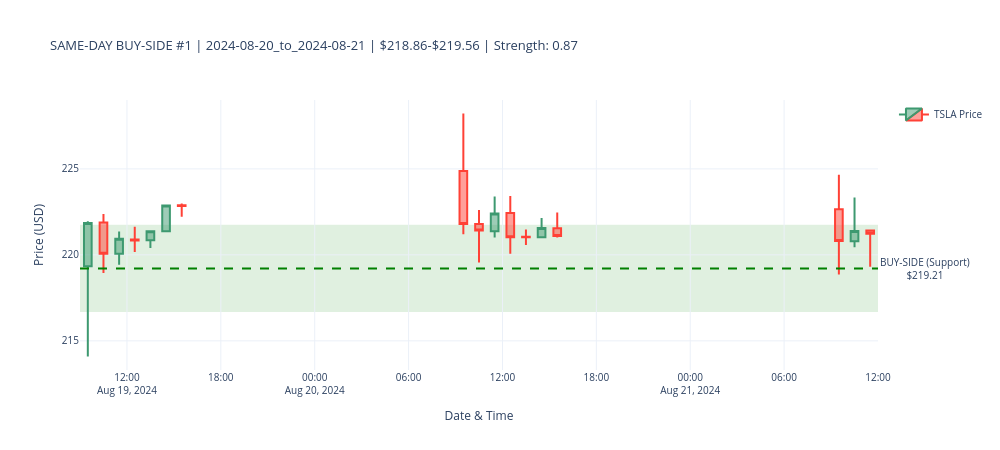
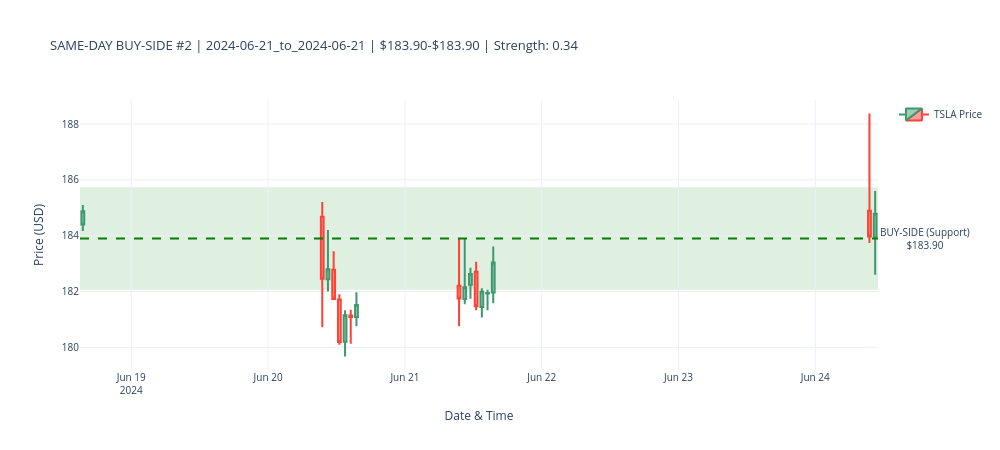
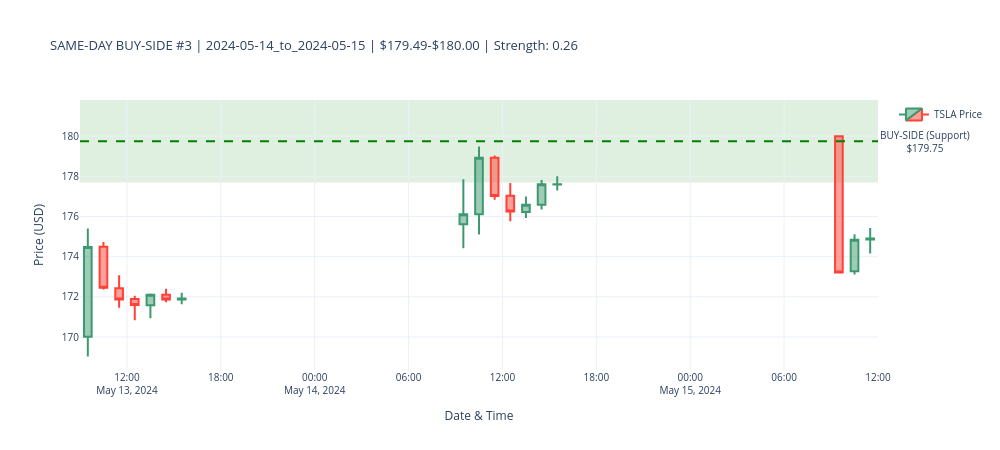
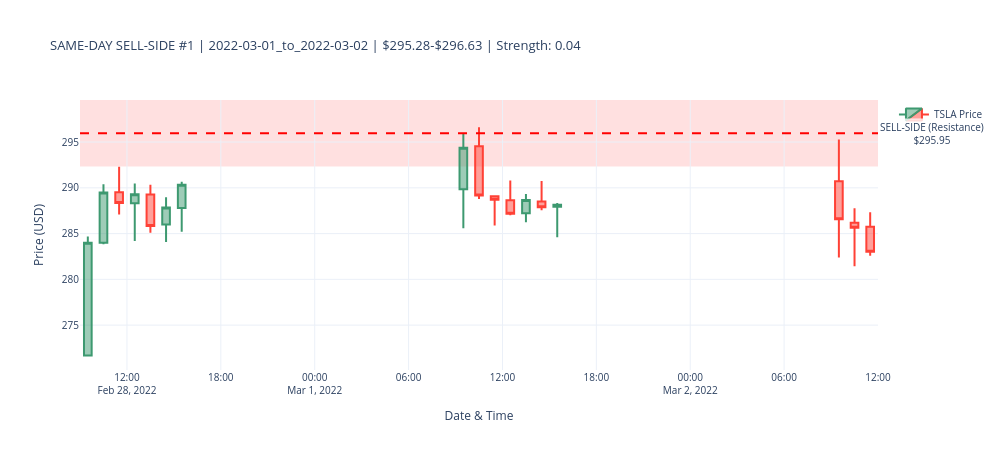

The code cell stored with these charts, in order, in its notebook:
### Code cell
# ---------------------------------------------------------------------------
# INTRADAY LIQUIDITY ZONE VISUALIZATION - SAME-DAY ZONES
# Focus: True intraday zones for sweep detection within single trading day
# ---------------------------------------------------------------------------
print("\n" + "=" * 70)
print("CANDLESTICK CHARTS: SAME-DAY ZONES ONLY (INTRADAY FOCUS)")
print("=" * 70)

import plotly.graph_objects as go

# Use hourly data already loaded
price_data = reload_hourly.copy()
price_data.columns = price_data.columns.str.lower()
price_data = price_data.reset_index(drop=False)
if 'datetime' in price_data.columns:
    price_data = price_data.rename(columns={'datetime': 'timestamp'})
elif price_data.columns[0].lower() == 'datetime':
    price_data = price_data.rename(columns={price_data.columns[0]: 'timestamp'})
price_data['timestamp'] = pd.to_datetime(price_data['timestamp'])
price_data = price_data.sort_values('timestamp').reset_index(drop=True)

print(f"\n✓ Using hourly price data: {len(price_data)} candles")
print(f"  Date range: {price_data['timestamp'].min()} to {price_data['timestamp'].max()}")

# Classify zones as buy-side (support) or sell-side (resistance)
if len(zones_df_hourly_sameday) > 0:
    current_price = price_data['close'].iloc[-1]
    zones_df_hourly_sameday['zone_type'] = zones_df_hourly_sameday.apply(
        lambda row: 'SELL_SIDE' if row['top'] > current_price * 1.01 else 'BUY_SIDE',
        axis=1
    )
    
    print(f"\nSame-Day Zone Classification:")
    print(f"  Buy-side zones (support):     {(zones_df_hourly_sameday['zone_type'] == 'BUY_SIDE').sum()}")
    print(f"  Sell-side zones (resistance): {(zones_df_hourly_sameday['zone_type'] == 'SELL_SIDE').sum()}")
    
    # Function to create candlestick chart for a zone
    def plot_sameday_zone_candlestick(price_df, zone_row, chart_title):
        """Create candlestick chart for a same-day liquidity zone"""
        try:
            zone_top = zone_row['top']
            zone_bottom = zone_row['bottom']
            zone_type = zone_row['zone_type']
            zone_time = pd.to_datetime(zone_row['first_time'])
            
            # Get context: find closest timestamp and get ±5 candles before/after
            closest_idx = (price_df['timestamp'] - zone_time).abs().argmin()
            
            if closest_idx < 0:
                return None
            
            start = max(0, closest_idx - 8)
            end = min(len(price_df) - 1, closest_idx + 8)
            
            subset = price_df.iloc[start:end+1].copy()
            
            # Create candlestick figure
            fig = go.Figure(data=[go.Candlestick(
                x=subset['timestamp'],
                open=subset['open'],
                high=subset['high'],
                low=subset['low'],
                close=subset['close'],
                name='TSLA Price'
            )])
            
            # Add liquidity zone shading
            if zone_type == 'BUY_SIDE':
                # Support zone - green
                fig.add_hrect(
                    y0=zone_bottom * 0.99,
                    y1=zone_top * 1.01,
                    fillcolor='green',
                    opacity=0.12,
                    layer='below',
                    line_width=0
                )
                zone_color = 'green'
                zone_label = 'BUY-SIDE (Support)'
            else:
                # Resistance zone - red
                fig.add_hrect(
                    y0=zone_bottom * 0.99,
                    y1=zone_top * 1.01,
                    fillcolor='red',
                    opacity=0.12,
                    layer='below',
                    line_width=0
                )
                zone_color = 'red'
                zone_label = 'SELL-SIDE (Resistance)'
            
            # Add zone mid-level line
            zone_mid = (zone_top + zone_bottom) / 2
            fig.add_hline(
                y=zone_mid,
                line_width=2,
                line_dash='dash',
                line_color=zone_color,
                annotation_text=f'{zone_label}<br>${zone_mid:.2f}',
                annotation_position='right',
                annotation=dict(font_size=10, bgcolor='rgba(255,255,255,0.8)')
            )
            
            fig.update_layout(
                title=dict(text=chart_title, font=dict(size=13)),
                yaxis_title='Price (USD)',
                xaxis_title='Date & Time',
                template='plotly_white',
                height=450,
                width=1000,
                hovermode='x unified',
                xaxis_rangeslider_visible=False,
                showlegend=True,
                font=dict(size=10),
                margin=dict(l=80, r=100, t=100, b=80)
            )
            
            return fig
            
        except Exception as e:
            print(f"      ✗ Error creating chart: {e}")
            return None
    
    # Plot top 3 BUY-SIDE same-day zones
    print("\n" + "=" * 70)
    print("SAME-DAY BUY-SIDE ZONES (SUPPORT) - INTRADAY SWEEP FOCUS")
    print("=" * 70)
    
    buy_zones_sd = zones_df_hourly_sameday[zones_df_hourly_sameday['zone_type'] == 'BUY_SIDE'].nlargest(3, 'strength')
    
    for i, (idx, zone) in enumerate(buy_zones_sd.iterrows(), 1):
        zone_height = zone['top'] - zone['bottom']
        title = f"SAME-DAY BUY-SIDE #{i} | {zone['zone_id']} | ${zone['bottom']:.2f}-${zone['top']:.2f} | Strength: {zone['strength']:.2f}"
        print(f"\n{i}. {zone['zone_id']} | Strength: {zone['strength']:.2f} | Touches: {zone['touches']} | Absorption: {zone.get('avg_absorption', 0):.2f}")
        
        fig = plot_sameday_zone_candlestick(price_data, zone, title)
        if fig:
            fig.show()
        else:
            print(f"   → Could not create chart")
    
    # Plot top 3 SELL-SIDE same-day zones
    print("\n" + "=" * 70)
    print("SAME-DAY SELL-SIDE ZONES (RESISTANCE) - INTRADAY SWEEP FOCUS")
    print("=" * 70)
    
    sell_zones_sd = zones_df_hourly_sameday[zones_df_hourly_sameday['zone_type'] == 'SELL_SIDE'].nlargest(3, 'strength')
    
    for i, (idx, zone) in enumerate(sell_zones_sd.iterrows(), 1):
        zone_height = zone['top'] - zone['bottom']
        title = f"SAME-DAY SELL-SIDE #{i} | {zone['zone_id']} | ${zone['bottom']:.2f}-${zone['top']:.2f} | Strength: {zone['strength']:.2f}"
        print(f"\n{i}. {zone['zone_id']} | Strength: {zone['strength']:.2f} | Touches: {zone['touches']} | Absorption: {zone.get('avg_absorption', 0):.2f}")
        
        fig = plot_sameday_zone_candlestick(price_data, zone, title)
        if fig:
            fig.show()
        else:
            print(f"   → Could not create chart")
    
    print("\n" + "=" * 70)
    print("✓ INTRADAY ZONE VISUALIZATION COMPLETE")
    print("=" * 70)
    print("\nUSE THESE ZONES FOR:")
    print("  • Intraday sweep detection (same trading day)")
    print("  • Hour-by-hour liquidity analysis")
    print("  • Real-time trading signals within a session")
else:
    print("\n✗ No same-day zones available for visualization")

### Figure 1 — Plotly figure (JSON) as saved in the notebook; plotly's stock layout.template omitted (floating-point values rounded to 4 significant figures)
{"data": [{"close": [221.9, 220.1, 220.9, 220.8, 221.4, 222.9, 222.8, 221.8, 221.4, 222.4, 221.0, 221.0, 221.6, 221.1, 220.8, 221.4, 221.2], "high": [222.0, 222.4, 221.4, 221.6, 221.4, 222.9, 223.0, 228.2, 222.6, 223.4, 223.4, 221.5, 222.2, 222.5, 224.7, 223.3, 221.5], "low": [214.1, 218.9, 219.4, 220.2, 220.4, 221.3, 222.2, 221.2, 219.6, 221.0, 220.1, 220.6, 221.0, 221.0, 218.9, 220.4, 219.3], "name": "TSLA Price", "open": [219.3, 221.9, 220.1, 220.9, 220.8, 221.4, 222.9, 224.9, 221.8, 221.4, 222.4, 221.1, 221.0, 221.6, 222.7, 220.8, 221.4], "type": "candlestick", "x": ["2024-08-19T09:30:00", "2024-08-19T10:30:00", "2024-08-19T11:30:00", "2024-08-19T12:30:00", "2024-08-19T13:30:00", "2024-08-19T14:30:00", "2024-08-19T15:30:00", "2024-08-20T09:30:00", "2024-08-20T10:30:00", "2024-08-20T11:30:00", "2024-08-20T12:30:00", "2024-08-20T13:30:00", "2024-08-20T14:30:00", "2024-08-20T15:30:00", "2024-08-21T09:30:00", "2024-08-21T10:30:00", "2024-08-21T11:30:00"]}], "layout": {"annotations": [{"bgcolor": "rgba(255,255,255,0.8)", "font": {"size": 10}, "showarrow": false, "text": "BUY-SIDE (Support)<br>$219.21", "x": 1, "xanchor": "left", "xref": "x domain", "y": 219.2, "yanchor": "middle", "yref": "y"}], "font": {"size": 10}, "height": 450, "hovermode": "x unified", "margin": {"b": 80, "l": 80, "r": 100, "t": 100}, "shapes": [{"fillcolor": "green", "layer": "below", "line": {"width": 0}, "opacity": 0.12, "type": "rect", "x0": 0, "x1": 1, "xref": "x domain", "y0": 216.7, "y1": 221.8, "yref": "y"}, {"line": {"color": "green", "dash": "dash", "width": 2}, "type": "line", "x0": 0, "x1": 1, "xref": "x domain", "y0": 219.2, "y1": 219.2, "yref": "y"}], "showlegend": true, "title": {"font": {"size": 13}, "text": "SAME-DAY BUY-SIDE #1 | 2024-08-20_to_2024-08-21 | $218.86-$219.56 | Strength: 0.87"}, "width": 1000, "xaxis": {"rangeslider": {"visible": false}, "title": {"text": "Date & Time"}}, "yaxis": {"title": {"text": "Price (USD)"}}}}

### Figure 2 — Plotly figure (JSON) as saved in the notebook; plotly's stock layout.template omitted (floating-point values rounded to 4 significant figures)
{"data": [{"close": [184.9, 182.5, 182.8, 181.7, 180.2, 181.2, 181.1, 181.5, 181.8, 182.2, 182.6, 181.5, 182.0, 181.9, 183.0, 184.0, 184.8], "high": [185.1, 185.2, 184.2, 183.4, 181.9, 181.3, 181.3, 182.0, 183.9, 183.9, 182.8, 183.1, 182.1, 182.1, 183.6, 188.4, 185.6], "low": [184.2, 180.7, 182.0, 181.7, 180.1, 179.7, 180.1, 180.8, 180.8, 181.5, 181.7, 181.3, 181.1, 181.3, 181.6, 183.7, 182.6], "name": "TSLA Price", "open": [184.4, 184.7, 182.4, 182.8, 181.7, 180.2, 181.1, 181.1, 182.2, 181.7, 182.2, 182.7, 181.4, 181.9, 182.0, 184.9, 184.0], "type": "candlestick", "x": ["2024-06-18T15:30:00", "2024-06-20T09:30:00", "2024-06-20T10:30:00", "2024-06-20T11:30:00", "2024-06-20T12:30:00", "2024-06-20T13:30:00", "2024-06-20T14:30:00", "2024-06-20T15:30:00", "2024-06-21T09:30:00", "2024-06-21T10:30:00", "2024-06-21T11:30:00", "2024-06-21T12:30:00", "2024-06-21T13:30:00", "2024-06-21T14:30:00", "2024-06-21T15:30:00", "2024-06-24T09:30:00", "2024-06-24T10:30:00"]}], "layout": {"annotations": [{"bgcolor": "rgba(255,255,255,0.8)", "font": {"size": 10}, "showarrow": false, "text": "BUY-SIDE (Support)<br>$183.90", "x": 1, "xanchor": "left", "xref": "x domain", "y": 183.9, "yanchor": "middle", "yref": "y"}], "font": {"size": 10}, "height": 450, "hovermode": "x unified", "margin": {"b": 80, "l": 80, "r": 100, "t": 100}, "shapes": [{"fillcolor": "green", "layer": "below", "line": {"width": 0}, "opacity": 0.12, "type": "rect", "x0": 0, "x1": 1, "xref": "x domain", "y0": 182.1, "y1": 185.7, "yref": "y"}, {"line": {"color": "green", "dash": "dash", "width": 2}, "type": "line", "x0": 0, "x1": 1, "xref": "x domain", "y0": 183.9, "y1": 183.9, "yref": "y"}], "showlegend": true, "title": {"font": {"size": 13}, "text": "SAME-DAY BUY-SIDE #2 | 2024-06-21_to_2024-06-21 | $183.90-$183.90 | Strength: 0.34"}, "width": 1000, "xaxis": {"rangeslider": {"visible": false}, "title": {"text": "Date & Time"}}, "yaxis": {"title": {"text": "Price (USD)"}}}}

### Figure 3 — Plotly figure (JSON) as saved in the notebook; plotly's stock layout.template omitted (floating-point values rounded to 4 significant figures)
{"data": [{"close": [174.5, 172.4, 171.9, 171.6, 172.1, 171.9, 171.9, 176.1, 178.9, 177.0, 176.2, 176.6, 177.6, 177.6, 173.2, 174.8, 174.9], "high": [175.4, 174.7, 173.1, 172.1, 172.2, 172.4, 172.2, 177.9, 179.5, 179.0, 177.7, 177.0, 177.8, 178.0, 180.0, 175.1, 175.4], "low": [169.0, 172.4, 171.5, 170.8, 170.9, 171.7, 171.6, 174.4, 175.1, 176.8, 175.8, 175.9, 176.3, 177.3, 173.2, 173.1, 174.2], "name": "TSLA Price", "open": [170.0, 174.5, 172.4, 171.9, 171.6, 172.1, 171.9, 175.6, 176.1, 178.9, 177.0, 176.2, 176.6, 177.6, 180.0, 173.3, 174.9], "type": "candlestick", "x": ["2024-05-13T09:30:00", "2024-05-13T10:30:00", "2024-05-13T11:30:00", "2024-05-13T12:30:00", "2024-05-13T13:30:00", "2024-05-13T14:30:00", "2024-05-13T15:30:00", "2024-05-14T09:30:00", "2024-05-14T10:30:00", "2024-05-14T11:30:00", "2024-05-14T12:30:00", "2024-05-14T13:30:00", "2024-05-14T14:30:00", "2024-05-14T15:30:00", "2024-05-15T09:30:00", "2024-05-15T10:30:00", "2024-05-15T11:30:00"]}], "layout": {"annotations": [{"bgcolor": "rgba(255,255,255,0.8)", "font": {"size": 10}, "showarrow": false, "text": "BUY-SIDE (Support)<br>$179.75", "x": 1, "xanchor": "left", "xref": "x domain", "y": 179.7, "yanchor": "middle", "yref": "y"}], "font": {"size": 10}, "height": 450, "hovermode": "x unified", "margin": {"b": 80, "l": 80, "r": 100, "t": 100}, "shapes": [{"fillcolor": "green", "layer": "below", "line": {"width": 0}, "opacity": 0.12, "type": "rect", "x0": 0, "x1": 1, "xref": "x domain", "y0": 177.7, "y1": 181.8, "yref": "y"}, {"line": {"color": "green", "dash": "dash", "width": 2}, "type": "line", "x0": 0, "x1": 1, "xref": "x domain", "y0": 179.7, "y1": 179.7, "yref": "y"}], "showlegend": true, "title": {"font": {"size": 13}, "text": "SAME-DAY BUY-SIDE #3 | 2024-05-14_to_2024-05-15 | $179.49-$180.00 | Strength: 0.26"}, "width": 1000, "xaxis": {"rangeslider": {"visible": false}, "title": {"text": "Date & Time"}}, "yaxis": {"title": {"text": "Price (USD)"}}}}

### Figure 4 — Plotly figure (JSON) as saved in the notebook; plotly's stock layout.template omitted (floating-point values rounded to 4 significant figures)
{"data": [{"close": [284.0, 289.5, 288.3, 289.3, 285.8, 287.9, 290.3, 294.4, 289.2, 288.7, 287.2, 288.7, 287.9, 288.2, 286.6, 285.6, 283.0], "high": [284.7, 290.4, 292.3, 290.5, 290.3, 289.0, 290.7, 296.0, 296.6, 289.1, 290.8, 289.3, 290.8, 288.3, 295.3, 287.8, 287.3], "low": [271.6, 283.8, 287.1, 284.2, 285.1, 284.1, 285.2, 285.6, 288.8, 285.9, 287.0, 286.2, 287.5, 284.6, 282.4, 281.4, 282.6], "name": "TSLA Price", "open": [271.7, 284.0, 289.5, 288.3, 289.3, 286.0, 287.8, 289.9, 294.6, 289.1, 288.6, 287.2, 288.5, 287.9, 290.7, 286.2, 285.7], "type": "candlestick", "x": ["2022-02-28T09:30:00", "2022-02-28T10:30:00", "2022-02-28T11:30:00", "2022-02-28T12:30:00", "2022-02-28T13:30:00", "2022-02-28T14:30:00", "2022-02-28T15:30:00", "2022-03-01T09:30:00", "2022-03-01T10:30:00", "2022-03-01T11:30:00", "2022-03-01T12:30:00", "2022-03-01T13:30:00", "2022-03-01T14:30:00", "2022-03-01T15:30:00", "2022-03-02T09:30:00", "2022-03-02T10:30:00", "2022-03-02T11:30:00"]}], "layout": {"annotations": [{"bgcolor": "rgba(255,255,255,0.8)", "font": {"size": 10}, "showarrow": false, "text": "SELL-SIDE (Resistance)<br>$295.95", "x": 1, "xanchor": "left", "xref": "x domain", "y": 296.0, "yanchor": "middle", "yref": "y"}], "font": {"size": 10}, "height": 450, "hovermode": "x unified", "margin": {"b": 80, "l": 80, "r": 100, "t": 100}, "shapes": [{"fillcolor": "red", "layer": "below", "line": {"width": 0}, "opacity": 0.12, "type": "rect", "x0": 0, "x1": 1, "xref": "x domain", "y0": 292.3, "y1": 299.6, "yref": "y"}, {"line": {"color": "red", "dash": "dash", "width": 2}, "type": "line", "x0": 0, "x1": 1, "xref": "x domain", "y0": 296.0, "y1": 296.0, "yref": "y"}], "showlegend": true, "title": {"font": {"size": 13}, "text": "SAME-DAY SELL-SIDE #1 | 2022-03-01_to_2022-03-02 | $295.28-$296.63 | Strength: 0.04"}, "width": 1000, "xaxis": {"rangeslider": {"visible": false}, "title": {"text": "Date & Time"}}, "yaxis": {"title": {"text": "Price (USD)"}}}}
